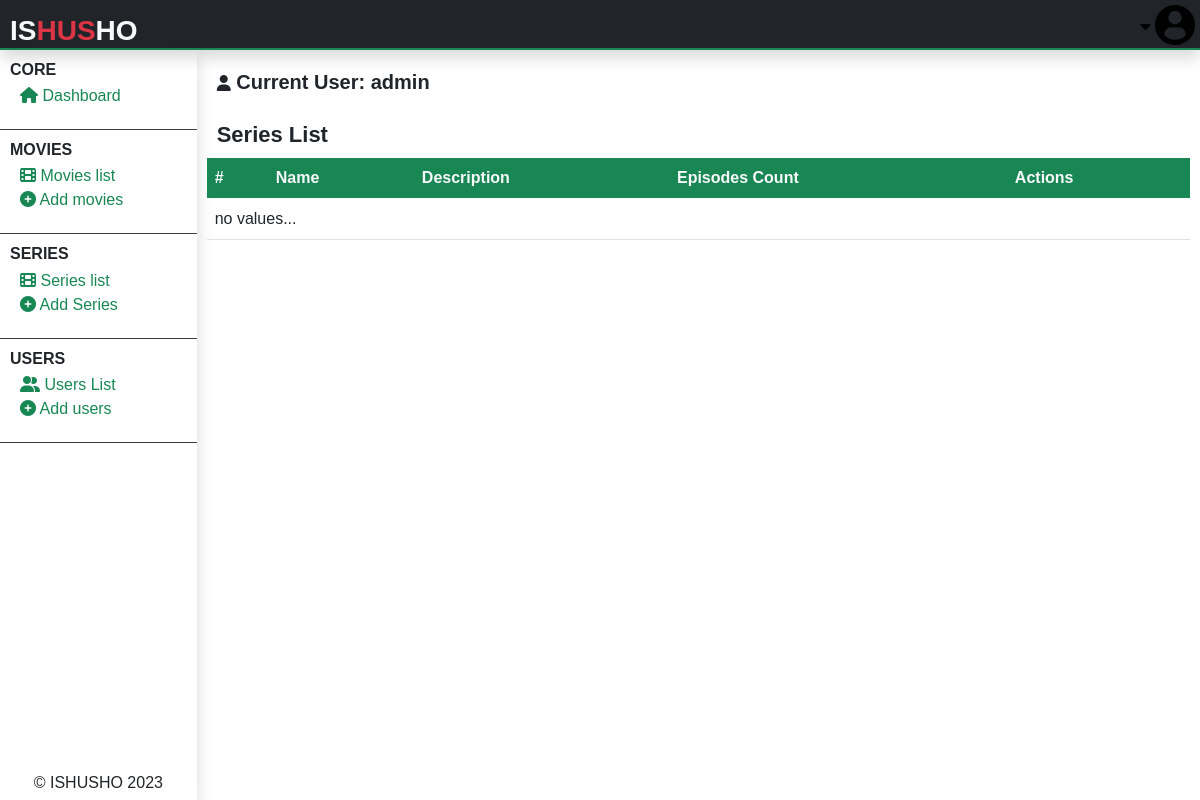
/admin/admin-series-list.php (signed in), run on an earlier commit of the app's database.
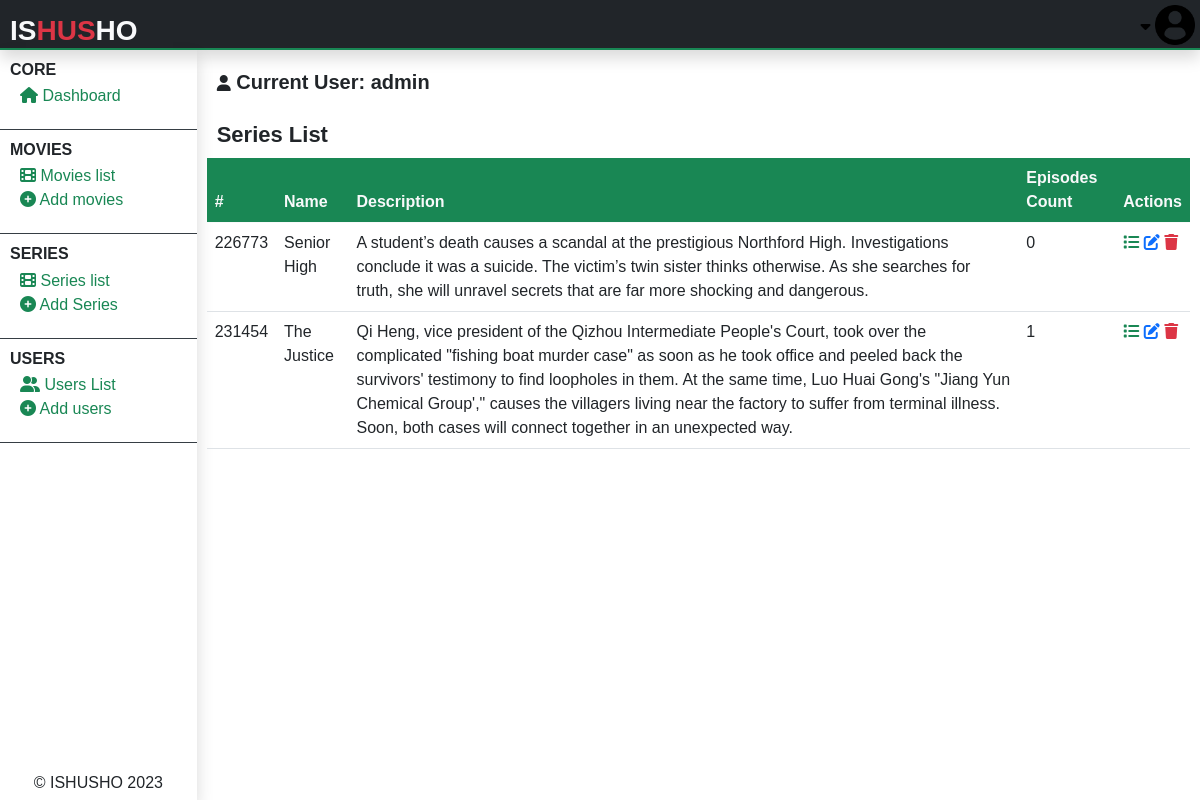
And on a later commit of the database.
### tables this page shows
CREATE TABLE `series` (
  `serie_id` varchar(255) NOT NULL,
  `serie_name` text NOT NULL,
  `serie_overview` text NOT NULL,
  `serie_categories` text NOT NULL,
  `serie_poster` text NOT NULL,
  `serie_url` text NOT NULL,
  `serie_releasedate` varchar(255) NOT NULL,
  `serie_addition_time` varchar(255) NOT NULL,
  `serie_added_by` int(11) NOT NULL
);

### admin/admin-series-list.php (the view, shortened to what this page needs)
<?php
include("../php/global/server.php");
?>
<!DOCTYPE html>
<html lang="en">
<head>
    <?php
    include('../php/global/cdns.php');
    ?>
    <link rel="stylesheet" href="../styles/admin-main.css">
</head>
<body>
    <div class="main-container">
        <?php
        include("./php/header.php");
        ?>
        <section class="center-section">
            <?php
            include('./php/nav-left.php');
            ?>
            <div class="right-contents">
                <?php
                include("./php/acting-user.php");
                ?>
                <div class="all-interchange">
                    <h1>
                        Series list
                    </h1>
                    <table class="table table-responsive table-hover">
                        <thead>
                            <tr class="bg-success text-light">
                                <th>
                                    #
                                </th>
                                <th>
                                    Name
                                </th>
                                <th>
                                    Description
                                </th>
                                <th>
                                    Episodes Count
                                </th>
                                <th>
                                    Actions
                                </th>
                            </tr>
                        </thead>
                        <tbody>
                            <?php
                            $getMovies = mysqli_query($server, "SELECT * from
                                    series ORDER BY CAST(`serie_id` AS UNSIGNED)
                                ");
                            if (mysqli_num_rows($getMovies) < 1) {
                            ?>
                                <tr>
                                    <td colspan="10">
                                        no values...
                                    </td>
                                </tr>
                            <?php
                            }
                            while ($dataMovies = mysqli_fetch_array($getMovies)) {
                            ?>
                                <tr>
                                    <td>
                                        <?php echo $video = $dataMovies['serie_id']; ?>
                                    </td>
                                    <td>
                                        <?php echo $dataMovies['serie_name']; ?>
                                    </td>
                                    <td>
                                        <?php echo $dataMovies['serie_overview']; ?>
                                    </td>
                                    <td>
                                        <?php
                                        $getEpisodesCount = mysqli_query($server, "SELECT * from series_episodes
                                                WHERE serie = '$video'
                                            ");
                                        echo mysqli_num_rows($getEpisodesCount);
                                        ?>
                                    </td>
                                    <td>
                                        <a href="admin-serie-view-episodes.php?view-sodes&v=<?php echo $video; ?>" title="View episodes: <?php echo $dataMovies['serie_name']; ?>">
                                            <i class="fa fa-list text-success"></i>
                                        </a>
                                        <a href="admin-edit-serie.php?edit&v=<?php echo $video; ?>" class="">
                                            <i class="fa fa-edit text-primary"></i>
                                        </a>
                                        <a href="?delete&v=<?php echo $video; ?>" onclick="return confirm('Are you sure to delete?');">
                                            <i class="fa fa-trash text-danger"></i>
                                        </a>
                                    </td>
                                </tr>
                            <?php
                            }
                            ?>
                        </tbody>
                    </table>
                </div>
            </div>
        </section>
    </div>
</body>
</html>

What changed in the data, as far as the page shows it:
added series: serie_id "226773", serie_name "Senior High", serie_overview "A student’s death causes a scandal at the prestigious Northford High. Investigations conclude it was a suicide. The victim’s twin sister thinks otherwise. As she searches for truth, she will unravel secrets that are far more shocking and dangerous.", mysqli_num_rows($getEpisodesCount) "0"
added series: serie_id "231454", serie_name "The Justice", serie_overview "Qi Heng, vice president of the Qizhou Intermediate People's Court, took over the complicated \"fishing boat murder case\" as soon as he took office and peeled back the survivors' testimony to find loopholes in them. At the same time, Luo Huai Gong's \"Jiang Yun Chemical Group',\" causes the villagers living near the factory to suffer from terminal illness. Soon, both cases will connect together in an unexpected way.", mysqli_num_rows($getEpisodesCount) "1"
Also different on the page:
text no longer shown: "no values..."
